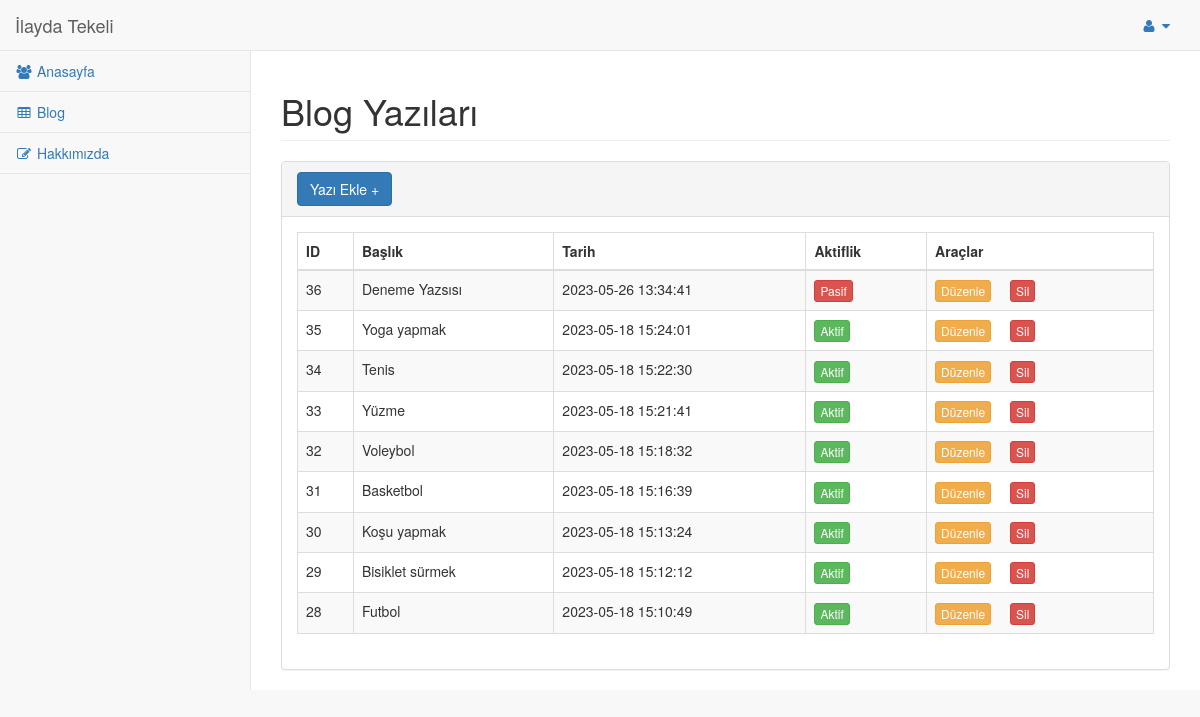
The app's page /admin/pages/blog.php (signed in) with its own data.
### tables this page shows
CREATE TABLE `blog` (
  `id` int(11) NOT NULL,
  `baslik` varchar(100) NOT NULL,
  `alt_baslik` varchar(255) NOT NULL,
  `aciklama` text NOT NULL,
  `resim` varchar(255) NOT NULL,
  `tarih` datetime NOT NULL DEFAULT current_timestamp(),
  `aktif` int(11) NOT NULL DEFAULT 0
);

### admin/pages/blog.php (the view, shortened to what this page needs)
<?php require_once 'inc-functions.php'; ?>
<!DOCTYPE html>
<html lang="en">
<head>
    <link href="../bower_components/bootstrap/dist/css/bootstrap.min.css" rel="stylesheet">
    <link href="../bower_components/metisMenu/dist/metisMenu.min.css" rel="stylesheet">
    <link href="../bower_components/datatables-plugins/integration/bootstrap/3/dataTables.bootstrap.css" rel="stylesheet">
    <link href="../bower_components/datatables-responsive/css/dataTables.responsive.css" rel="stylesheet">
    <link href="../dist/css/sb-admin-2.css" rel="stylesheet">
    <link href="../bower_components/font-awesome/css/font-awesome.min.css" rel="stylesheet" type="text/css">
</head>
<body>
    <div id="wrapper">
        <?php require_once 'inc-menu.php' ?>
        <div id="page-wrapper">
            <div class="row">
                <div class="col-lg-12">
                    <h1 class="page-header"> Blog Yazıları</h1>
                </div>
            </div>
            <div class="row">
                <div class="col-lg-12">
                    <div class="panel panel-default">
                        <div class="panel-heading">
                            <a href="blog_ekle.php" class="btn btn-primary" style="margin-right:15px;">Yazı Ekle +</a>
                        </div>
                        <div class="panel-body">
                            <div class="dataTable_wrapper">
                                <table width="100%" class="table table-striped table-bordered table-hover" id="dataTables-example">
                                    <thead>
                                        <tr>
                                            <th>ID</th>
                                            <th>Başlık</th>
                                            <th>Tarih</th>
                                            <th>Aktiflik </th>
                                            <th>Araçlar </th>
                                        </tr>
                                    </thead>
                                    <tbody>
                                        <?php
                                        $cek = $db->prepare("SELECT * FROM `blog` ORDER BY `id` DESC");
                                        $cek->execute();
                                        while ($row = $cek->fetch(PDO::FETCH_ASSOC)) { ?>
                                            <tr class="odd gradeX">
                                                <td><?= $row["id"] ?></td>
                                                <td><?= $row["baslik"] ?></td>
                                                <td><?= $row["tarih"] ?></td>
                                                <td class="center">
                                                    <?php
                                                    if ($row["aktif"] == 1) {  ?>
                                                        <a href="blog.php?is=aktif&id=<?= $row["id"] ?>&drm=<?= $row["aktif"] ?>" onclick="return confirm('Aktiflik değişşin mi ?')" class="btn btn-success btn-xs" style="margin-right:15px;">Aktif </a>
                                                    <?php } else { ?>
                                                        <a href="blog.php?is=aktif&id=<?= $row["id"] ?>&drm=<?= $row["aktif"] ?>" onclick="return confirm('Aktiflik değişşin mi ?')" class="btn btn-danger btn-xs" style="margin-right:15px;">Pasif </a>
                                                    <?php  } ?>
                                                </td>
                                                <td class="center">
                                                    <a href="blog_duzenle.php?id=<?= $row["id"] ?>" class="btn btn-warning btn-xs" style="margin-right:15px;">Düzenle</a>
                                                    <a href="blog.php?is=sil&id=<?= $row["id"] ?>" onclick="return confirm('Silme istediğinize Eminmisiniz?')" class="btn btn-danger btn-xs" style="margin-right:15px;">Sil</a>
                                                </td>
                                            </tr>
                                        <?php } ?>
                                    </tbody>
                                </table>
                            </div>
                        </div>
                    </div>
                </div>
            </div>
        </div>
    </div>
</body>
</html>

### records on screen
blog: id "36", baslik "Deneme Yazsısı", tarih "2023-05-26 13:34:41"
blog: id "35", baslik "Yoga yapmak", tarih "2023-05-18 15:24:01"
blog: id "34", baslik "Tenis", tarih "2023-05-18 15:22:30"
blog: id "33", baslik "Yüzme", tarih "2023-05-18 15:21:41"
blog: id "32", baslik "Voleybol", tarih "2023-05-18 15:18:32"
blog: id "31", baslik "Basketbol", tarih "2023-05-18 15:16:39"
blog: id "30", baslik "Koşu yapmak", tarih "2023-05-18 15:13:24"
blog: id "29", baslik "Bisiklet sürmek", tarih "2023-05-18 15:12:12"
blog: id "28", baslik "Futbol", tarih "2023-05-18 15:10:49"

### other values on screen
$_SESSION["username"] "İlayda Tekeli"
